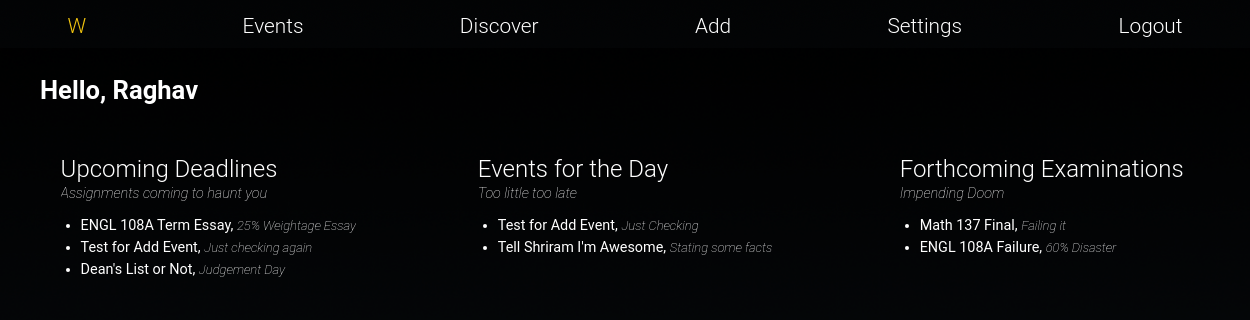
The page / on the database its author committed.
### events/models.py (models this page shows, shortened)
class Event(models.Model):
    eventType = models.CharField(max_length=200)
    eventName = models.CharField(max_length=200, unique=True)
    description = models.CharField(max_length=200)
    eventScope = models.CharField(max_length=200)
    dateCreated = models.DateTimeField('Date Created')
    dateActive = models.DateTimeField('Date Active')
    recurrence = models.CharField(max_length=200)

### events/views.py (the view)
# urls.py: path('', views.index, name='index'),
def index(request):
	events = Event.objects.all()
	dayEvents = events.filter(eventType="Day Event")
	exams = events.filter(eventType="Exam")
	deadlines = events.filter(eventType="Deadline")
	return render(request, 'events/home.html', {'dayEvents': dayEvents, 'exams': exams, 'deadlines': deadlines})

### events/templates/events/home.html (shortened to what this page needs)
<!DOCTYPE html>
<html>
<head>
	{% load staticfiles %}
	<link rel='stylesheet' href="{% static 'main.css' %}">
</head>
<body onload="adaptToSize()">
	<nav id="menu">
		<ul>
			<a href="{% url 'index' %}"><li class="logo">
				<span>W</span>
			</li></a>
			<a href="{% url 'listOfEvents' %}"><li>
				<span class="tab">Events</span>
			</li></a>
			<a href="discover.html"><li>
				<span class="tab">Discover</span>
			</li></a>
			<a href="{% url 'addNewEvent' %}"><li>
				<span class="tab">Add</span>
			</li></a>
			<a href="{% url 'settings' %}"><li>
				<span class="tab">Settings</span>
			</li></a>
			<a href="{% url 'logout' %}"><li>Logout</li></a>
		</ul>
	</nav>
	<div class="greeting"><h1>Hello, Raghav</h1></div>
	<div class="container">
		<div class="card">
			<h2>Upcoming Deadlines</h2>
			<span>Assignments coming to haunt you</span>
			<ul id="deadlines">
				{% for event in deadlines %}
				<li>{{ event.eventName }}, <span style="font-style: italic;">{{event.description}}</span></li>
				{% endfor %}
			</ul>
		</div>
		<div class="card">
			<h2>Events for the Day</h2>
			<span>Too little too late</span>
			<ul id="dayEvents">
				{% for event in dayEvents %}
				<li>{{ event.eventName }}, <span style="font-style: italic;">{{event.description}}</span></li>
				{% endfor %}
			</ul>
		</div>
		<div class="card">
			<h2>Forthcoming Examinations</h2>
			<span>Impending Doom</span>
			<ul id="forthcomingExams">
				{% for event in exams %}
				<li>{{ event.eventName }}, <span style="font-style: italic;">{{event.description}}</span></li>
				{% endfor %}
			</ul>
		</div>
	</div>
</body>
</html>

### events/static/main.css (style rules this page uses)
html { width: 100%; height: 100%; }
body { width: 100%; height: 100%; margin: 0 auto; padding: 0; font-family: Roboto, Helvetica Neue, sans-serif; background-image: url(Images/background.png); background-attachment: fixed; background-position: center; background-repeat: no-repeat; background-size: cover; }
a { text-decoration: none; }
nav { width: 100%; position: fixed; box-sizing: border-box; padding-top: 4px; background-image: url(Images/header.png); background-position: bottom; z-index: 1; }
nav ul { list-style-type: none; width: 90%; display: flex; flex-wrap: wrap; justify-content: space-between; padding: 0; margin: 5px auto; }
nav li { margin: 0 auto; padding: 5px; text-align: center; list-style-type: none; }
nav ul a { color: white; display: inline-block; font-size: 1.3em; font-weight: 300; }
.logo { color: #f1c40f; }
.container { width: 100%; min-height: 100%; height: auto; overflow: scroll; padding-bottom: 100px; margin: 0 auto; color: white; display: inline-grid; grid-template-columns: 1fr 1fr 1fr; flex-basis: 0; flex: 1 1 0px; }
.greeting { width: 100%; height: 30px; margin-top: 20px; margin-bottom: 50px; padding-left: 40px; color: white; }
.greeting h1 { margin: 15px auto; font-size: 1.6em; }
.card { text-align: left; max-width: 300px; max-height: 500px; margin: 0 auto; box-sizing: border-box; cursor: pointer; overflow: scroll; margin-bottom: 30px; }
.container h2 { margin: 0 auto; font-weight: 300; }
.card span { font-style: italic; font-size: 0.9em; font-weight: 200; }
.card ul { list-style-type: disc; font-size: 0.9em; padding-left: 20px; margin: 0 auto; margin-top: 15px; }
.card li { margin-bottom: 5px; }

### rows shown on the page
Event: eventName "ENGL 108A Term Essay", description "25% Weightage Essay"
Event: eventName "Test for Add Event", description "Just checking again"
Event: eventName "Dean's List or Not", description "Judgement Day"
Event: eventName "Test for Add Event", description "Just Checking"
Event: eventName "Tell Shriram I'm Awesome", description "Stating some facts"
Event: eventName "Math 137 Final", description "Failing it"
Event: eventName "ENGL 108A Failure", description "60% Disaster"
